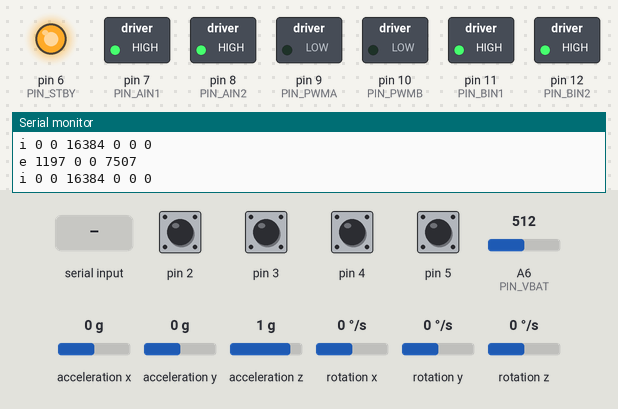
Simulated run of this sketch. Board: Arduino Nano, built with avr-gcc and run on an emulated ATmega328P. Parts: switched loads named in the sketch (green lamp = pin HIGH), output pins drawn as LEDs (lit = HIGH), the last lines printed to the serial monitor. Wiring (inferred from the names in the program): MPU-9250 motion sensor at I2C address 0x68. The test bench sets the inputs (shaded band); at power-on: pin 2–5 HIGH, A6 (PIN_VBAT) = 512, acceleration x 0 g, acceleration y 0 g, acceleration z 1 g, rotation x 0 °/s, rotation y 0 °/s, rotation z 0 °/s.

Above: at 1.2 s.
1.3 s: "o 0.3 0\n" received over Serial
At 1.7 s:
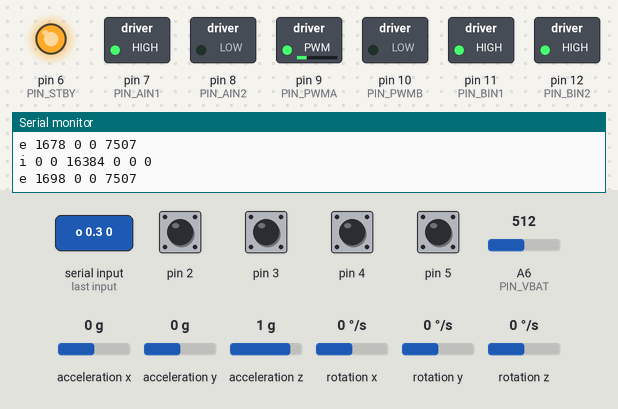
Timing chart, 0 to 4.3 s (numbered marks = the images above; inputs shaded):
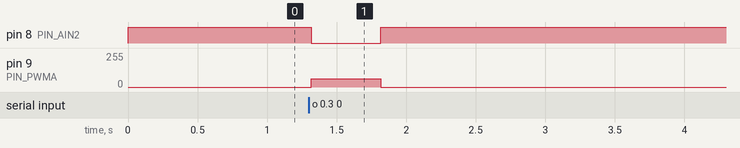

Measured:
- after the input at 1.3 s, pin 8 (PIN_AIN2): HIGH → LOW at once, → HIGH 0.50 s later; pin 9 (PIN_PWMA): 0/255 → 61/255 at once, → 0/255 0.50 s later

The sketch:

nova_llc.ino
```cpp
/*
 * NOVA-LLC firmware  —  Arduino Nano (ATmega328P) on the NOVA-LLC v1 carrier board
 *
 * Wheel-velocity PID + quadrature encoders + MPU9250 + battery sense, over USB serial.
 * Pin map follows the NOVA-LLC v1 PCB:
 *   D2/D3  encoder A (motor A = LEFT)  channel A / B
 *   D4/D5  encoder B (motor B = RIGHT) channel A / B
 *   D6     TB6612 STBY (through E-STOP J7)
 *   D7/D8  AIN1/AIN2      D9  PWMA (Timer1 OC1A, 20 kHz)
 *   D11/D12 BIN1/BIN2     D10 PWMB (Timer1 OC1B, 20 kHz)
 *   A4/A5  I2C to MPU9250 (BSS138 level shift)   A6 VBAT sense (20k/10k divider)
 *
 * Serial protocol (115200 baud, ASCII, one command per line):
 *   host -> nano
 *     m <left_tps> <right_tps>          target wheel speed in encoder ticks/s (closed loop)
 *     o <left_duty> <right_duty>        open-loop duty -1..1 (wiring test; next 'm' or 's' ends it)
 *     s                                 stop (brake)
 *     c <max_tps> <kf> <kp> <ki> <kd>   configure; gains are normalised to max_tps
 *     r                                 reset encoder counts
 *   nano -> host (50 Hz)
 *     e <millis> <left_ticks> <right_ticks> <vbat_mV>
 *     i <ax> <ay> <az> <gx> <gy> <gz>   raw MPU9250 (+-2 g, +-250 dps)
 *     # <text>                          info / debug
 *
 * Safety: motors stop if no 'm'/'o' command arrives for CMD_TIMEOUT_MS.
 *         Duty is capped at MOTOR_VOLTS / VBAT (6 V motors on a 2S pack).
 */

#include <Arduino.h>
#include <Wire.h>
#include "wheel.h"

// ---------------- configuration ----------------
#define LEFT_ENC_INVERT   0     // flip if left ticks count DOWN when the robot drives forward
#define RIGHT_ENC_INVERT  1     // right motor is mirrored, so usually inverted
#define LEFT_MOTOR_INVERT  0    // flip if 'o 0.3 0' spins the left wheel backwards
#define RIGHT_MOTOR_INVERT 1

const float    MOTOR_VOLTS      = 6.0f;
const uint16_t CMD_TIMEOUT_MS   = 500;
const uint16_t LOOP_PERIOD_US   = 20000;   // 50 Hz control + telemetry
const uint16_t PWM_TOP          = 400;     // 16 MHz / (2 * 400) = 20 kHz phase-correct
const uint8_t  MPU_ADDR         = 0x68;

// ---------------- pins ----------------
const uint8_t PIN_STBY = 6;
const uint8_t PIN_AIN1 = 7, PIN_AIN2 = 8, PIN_PWMA = 9;
const uint8_t PIN_BIN1 = 11, PIN_BIN2 = 12, PIN_PWMB = 10;
const uint8_t PIN_VBAT = A6;

// ---------------- encoders (PCINT2 on D2..D5) ----------------
static const int8_t QDEC[16] = {0, -1, 1, 0, 1, 0, 0, -1, -1, 0, 0, 1, 0, 1, -1, 0};
volatile long encL = 0, encR = 0;
volatile uint8_t prevL = 0, prevR = 0;

ISR(PCINT2_vect) {
  uint8_t p = PIND;
  uint8_t sL = (((p >> 2) & 1) << 1) | ((p >> 3) & 1);   // D2=A, D3=B
  uint8_t sR = (((p >> 4) & 1) << 1) | ((p >> 5) & 1);   // D4=A, D5=B
  encL += QDEC[(prevL << 2) | sL];
  encR += QDEC[(prevR << 2) | sR];
  prevL = sL;
  prevR = sR;
}

// ---------------- control state ----------------
Wheel wl, wr;   // struct Wheel is defined in wheel.h

float max_tps = 4000.0f;                  // ticks/s at full speed; host overwrites via 'c'
float kf = 1.0f, kp = 0.8f, ki = 4.0f, kd = 0.0f;
bool  open_loop = false;
float ol_left = 0, ol_right = 0;
unsigned long last_cmd_ms = 0;
float vbat_v = 0;
bool  imu_ok = false;

char  rx_buf[64];
uint8_t rx_len = 0;

// ---------------- motor output ----------------
void setupPwm() {
  pinMode(PIN_PWMA, OUTPUT);
  pinMode(PIN_PWMB, OUTPUT);
  TCCR1A = _BV(COM1A1) | _BV(COM1B1);   // non-inverting on OC1A (D9) / OC1B (D10)
  TCCR1B = _BV(WGM13) | _BV(CS10);      // mode 8: phase & freq correct, TOP = ICR1, no prescaler
  ICR1 = PWM_TOP;
  OCR1A = 0;
  OCR1B = 0;
}

float maxDuty() {
  if (vbat_v < 3.0f) return 0.7f;        // battery not present / USB only
  float d = MOTOR_VOLTS / vbat_v;
  return d > 1.0f ? 1.0f : d;
}

void driveMotor(uint8_t in1, uint8_t in2, volatile uint16_t &ocr, float duty, bool invert) {
  if (invert) duty = -duty;
  if (duty > 1.0f) duty = 1.0f;
  if (duty < -1.0f) duty = -1.0f;
  duty *= maxDuty();
  if (duty > 0.001f) {
    digitalWrite(in1, HIGH); digitalWrite(in2, LOW);
  } else if (duty < -0.001f) {
    digitalWrite(in1, LOW); digitalWrite(in2, HIGH);
    duty = -duty;
  } else {
    digitalWrite(in1, HIGH); digitalWrite(in2, HIGH);   // short brake
    duty = 0;
  }
  ocr = (uint16_t)(duty * PWM_TOP);
}

void setMotors(float left, float right) {
  driveMotor(PIN_AIN1, PIN_AIN2, OCR1A, left, LEFT_MOTOR_INVERT);
  driveMotor(PIN_BIN1, PIN_BIN2, OCR1B, right, RIGHT_MOTOR_INVERT);
}

void resetPid(Wheel &w) {
  w.integ = 0;
  w.prev_vel = w.vel_f;
}

void stopAll() {
  wl.target_tps = wr.target_tps = 0;
  open_loop = false;
  resetPid(wl);
  resetPid(wr);
  setMotors(0, 0);
}

// One PID step; returns normalised duty (-1..1)
float pidStep(Wheel &w, long ticks, float dt) {
  float measured = (ticks - w.last_ticks) / dt;
  w.last_ticks = ticks;
  w.vel_f = 0.6f * w.vel_f + 0.4f * measured;

  float tgt = w.target_tps / max_tps;
  float vel = w.vel_f / max_tps;

  if (w.target_tps == 0 && fabs(vel) < 0.02f) {
    w.integ = 0;
    w.prev_vel = vel;
    return 0;
  }
  float err = tgt - vel;
  w.integ += err * dt;
  float ilim = (ki > 0) ? 0.5f / ki : 0;
  if (w.integ > ilim) w.integ = ilim;
  if (w.integ < -ilim) w.integ = -ilim;
  float deriv = (vel - w.prev_vel) / dt;
  w.prev_vel = vel;
  float out = kf * tgt + kp * err + ki * w.integ - kd * deriv;
  if (out > 1) out = 1;
  if (out < -1) out = -1;
  return out;
}

// ---------------- IMU (MPU9250 accel/gyro, no library) ----------------
void imuWrite(uint8_t reg, uint8_t val) {
  Wire.beginTransmission(MPU_ADDR);
  Wire.write(reg);
  Wire.write(val);
  Wire.endTransmission();
}

bool imuInit() {
  Wire.beginTransmission(MPU_ADDR);
  Wire.write(0x75);                       // WHO_AM_I
  if (Wire.endTransmission(false) != 0) return false;
  if (Wire.requestFrom(MPU_ADDR, (uint8_t)1) != 1) return false;
  uint8_t who = Wire.read();
  if (who == 0x00 || who == 0xFF) return false;
  imuWrite(0x6B, 0x01);                   // wake, PLL clock
  delay(10);
  imuWrite(0x1A, 0x03);                   // DLPF 41 Hz
  imuWrite(0x1B, 0x00);                   // gyro +-250 dps
  imuWrite(0x1C, 0x00);                   // accel +-2 g
  imuWrite(0x1D, 0x03);                   // accel DLPF 41 Hz
  Serial.print(F("# imu who_am_i 0x"));
  Serial.println(who, HEX);
  return true;
}

void imuReadAndSend() {
  Wire.beginTransmission(MPU_ADDR);
  Wire.write(0x3B);
  if (Wire.endTransmission(false) != 0) return;
  if (Wire.requestFrom(MPU_ADDR, (uint8_t)14) != 14) return;
  int16_t v[7];
  for (uint8_t k = 0; k < 7; k++) v[k] = (Wire.read() << 8) | Wire.read();
  Serial.print('i');
  for (uint8_t k = 0; k < 7; k++) {
    if (k == 3) continue;                 // skip temperature
    Serial.print(' ');
    Serial.print(v[k]);
  }
  Serial.println();
}

// ---------------- serial commands ----------------
void handleLine(char *line) {
  char *cmd = strtok(line, " ");
  if (!cmd) return;
  switch (cmd[0]) {
    case 'm': {
      char *a = strtok(NULL, " "), *b = strtok(NULL, " ");
      if (!a || !b) return;
      if (open_loop) { open_loop = false; resetPid(wl); resetPid(wr); }
      wl.target_tps = atof(a);
      wr.target_tps = atof(b);
      last_cmd_ms = millis();
      break;
    }
    case 'o': {
      char *a = strtok(NULL, " "), *b = strtok(NULL, " ");
      if (!a || !b) return;
      open_loop = true;
      ol_left = atof(a);
      ol_right = atof(b);
      last_cmd_ms = millis();
      break;
    }
    case 's':
      stopAll();
      break;
    case 'r':
      noInterrupts(); encL = encR = 0; interrupts();
      wl.last_ticks = wr.last_ticks = 0;
      break;
    case 'c': {
      char *t[5];
      for (uint8_t k = 0; k < 5; k++) { t[k] = strtok(NULL, " "); if (!t[k]) return; }
      float m = atof(t[0]);
      if (m > 10) max_tps = m;
      kf = atof(t[1]); kp = atof(t[2]); ki = atof(t[3]); kd = atof(t[4]);
      resetPid(wl); resetPid(wr);
      Serial.println(F("# config ok"));
      break;
    }
    default:
      break;
  }
}

void pollSerial() {
  while (Serial.available()) {
    char ch = Serial.read();
    if (ch == '\n' || ch == '\r') {
      if (rx_len) {
        rx_buf[rx_len] = 0;
        handleLine(rx_buf);
        rx_len = 0;
      }
    } else if (rx_len < sizeof(rx_buf) - 1) {
      rx_buf[rx_len++] = ch;
    } else {
      rx_len = 0;                         // overflow: drop line
    }
  }
}

// ---------------- setup / loop ----------------
void setup() {
  Serial.begin(115200);

  pinMode(PIN_STBY, OUTPUT);
  pinMode(PIN_AIN1, OUTPUT); pinMode(PIN_AIN2, OUTPUT);
  pinMode(PIN_BIN1, OUTPUT); pinMode(PIN_BIN2, OUTPUT);
  setupPwm();
  setMotors(0, 0);
  digitalWrite(PIN_STBY, HIGH);           // E-STOP J7 can still pull STBY low in hardware

  for (uint8_t p = 2; p <= 5; p++) pinMode(p, INPUT_PULLUP);
  prevL = (((PIND >> 2) & 1) << 1) | ((PIND >> 3) & 1);
  prevR = (((PIND >> 4) & 1) << 1) | ((PIND >> 5) & 1);
  PCMSK2 |= _BV(PCINT18) | _BV(PCINT19) | _BV(PCINT20) | _BV(PCINT21);
  PCICR  |= _BV(PCIE2);

  Wire.begin();
  Wire.setClock(400000);
#if defined(WIRE_HAS_TIMEOUT)
  Wire.setWireTimeout(3000, true);
#endif
  imu_ok = imuInit();
  if (!imu_ok) Serial.println(F("# imu not found"));

  vbat_v = analogRead(PIN_VBAT) * (15.0f / 1023.0f);
  Serial.println(F("# nova_llc ready"));
}

void loop() {
  static unsigned long last_us = micros();
  pollSerial();

  unsigned long now_us = micros();
  if ((unsigned long)(now_us - last_us) < LOOP_PERIOD_US) return;
  float dt = (now_us - last_us) * 1e-6f;
  last_us = now_us;

  long tL, tR;
  noInterrupts(); tL = encL; tR = encR; interrupts();
  if (LEFT_ENC_INVERT)  tL = -tL;
  if (RIGHT_ENC_INVERT) tR = -tR;

  // battery: A6 * 5 V / 1023 * 3 (20k/10k divider), low-pass filtered
  float v = analogRead(PIN_VBAT) * (15.0f / 1023.0f);
  vbat_v = 0.9f * vbat_v + 0.1f * v;

  if (millis() - last_cmd_ms > CMD_TIMEOUT_MS && (wl.target_tps != 0 || wr.target_tps != 0 || open_loop)) {
    stopAll();
    Serial.println(F("# watchdog stop"));
  }

  float dL = pidStep(wl, tL, dt);
  float dR = pidStep(wr, tR, dt);
  if (open_loop) { dL = ol_left; dR = ol_right; }
  setMotors(dL, dR);

  Serial.print('e'); Serial.print(' ');
  Serial.print(millis()); Serial.print(' ');
  Serial.print(tL); Serial.print(' ');
  Serial.print(tR); Serial.print(' ');
  Serial.println((long)(vbat_v * 1000));

  if (imu_ok) imuReadAndSend();
}
```

wheel.h
```cpp
#pragma once

// Kept in a header so Arduino's auto-generated function prototypes
// (inserted after the #includes in nova_llc.ino) can see this type.
struct Wheel {
  float target_tps = 0, vel_f = 0, integ = 0, prev_vel = 0;
  long last_ticks = 0;
};
```
